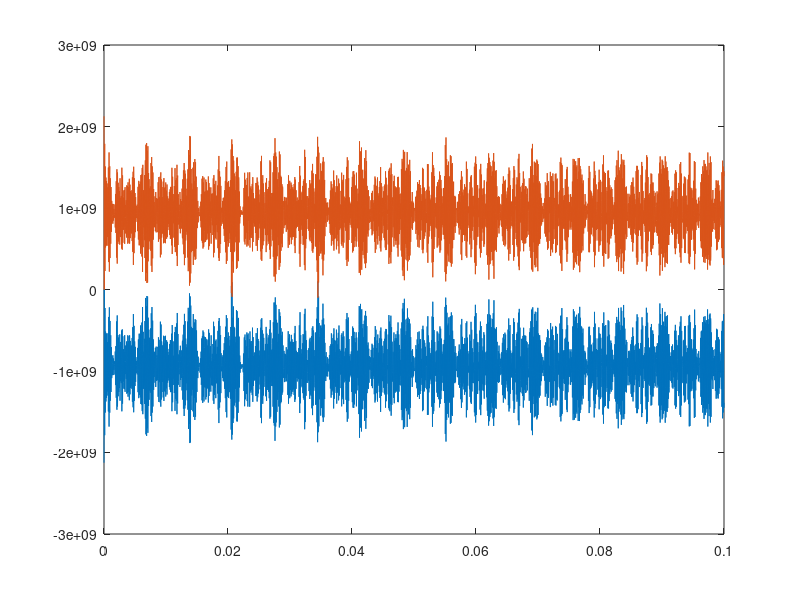
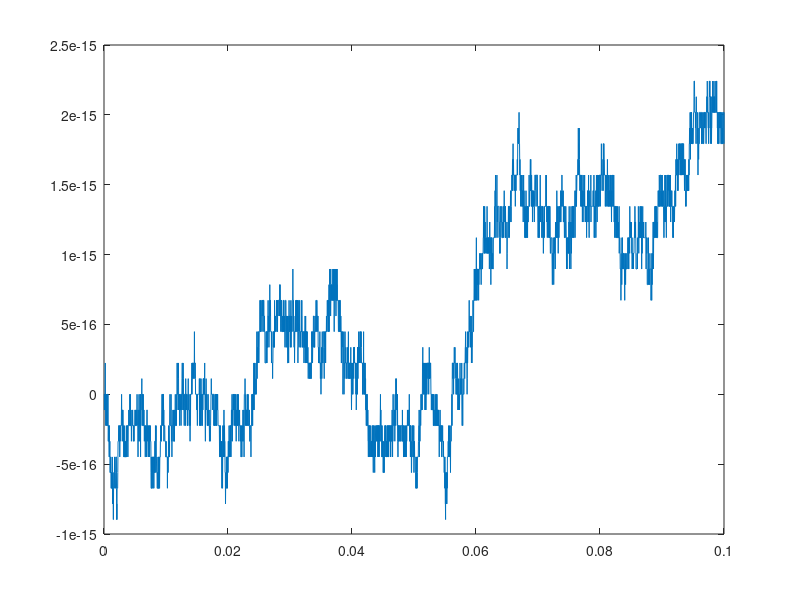

MATLAB code for these plots, in order:
clear all
close all
clc 
%%
%--- physical and elastic parameters
load("modestest.mat");


%--- derived parameters (don't change here)
D       = E * Lz^3 / 12 / (1-nu^2) ;
k       = 1/44100 ;% Timestep
T       = 0.1;
Ts      = floor(T/k) ;% Number of time grid points
t       =linspace(0,T,Ts);
x       =linspace(0,Lx,Nx+1);
y       =linspace(0,Ly,Ny+1);
%--- mode reconstruction

%colormap('parula') ;
for m = 1 : Nmodes
    mdShapes(:,:,m) = reshape(V(:,m),[(Ny+1),(Nx+1)]) ;
   %subplot(4,4,m)
   %mesh(3000*(mdShapes(:,:,m)),(abs(mdShapes(:,:,m))),'FaceColor','texturemap') ;  %axis equal; axis tight ; view(2) ;
end

Id=speye(Nmodes);
Dw2=diag((2*pi*freqs).^2);
Ddiag=2*Id-k^2*sparse(Dw2);

qm=zeros(Nmodes,1);
q0=zeros(Nmodes,1);
En=zeros(1,Ts);
V0=zeros(1,Ts);
Q=zeros(Ts,Nmodes);
W=zeros(Ny+1,Nx+1,Ts);
qm=sort(1*rand(Nmodes,1));
q0=qm;
w=zeros(Ny+1,Nx+1);

%psim1=u0*omeg0;
%Hsav(n-1)=(1/2)*((u0-um1)/k)^2+(1/2)*(psim1)^2;
%Hsav(n-1)=(1/(2*k^2))*(sum((u0(:)-um(:)).^2))+(1/2)*(psim1)^2;

%V0=(c^2/h^2)*(uh(1)^2+uh(np)^2+sum((uh(1:np-1)-uh(2:np)).^2))/2;

for n = 1 : Ts

    En(n)=0.5*sum(((q0-qm)/k).^2);
    V0(n)=0.5*sum(Dw2*q0.*qm);
    qs=Ddiag*q0-qm;
    
    qm=q0;
    q0=qs;
    
    Q(n,:)=q0;
    %w=
    for m = 1 : Nmodes
        w=w+q0(m)*mdShapes(:,:,m);
    end
    W(:,:,n)=w;
    

    
end













%%
figure
plot(t,En-En(3))
hold on
plot(t,V0-V0(3))
figure
E=En+V0;
plot(t,(E-E(3))/E(3))
%%
% Fs=44100;
% solo=squeeze(W(floor(Nx/3),floor(Ny/4),:));
% fftest=fft(solo);
% P2 = (fftest/Ts);
% P1 = P2(1:Ts/2+1);
% P1(2:end-1) = 2*P1(2:end-1);
% f = Fs*(0:(Ts/2))/Ts;
% fftsig=P1;
% 
% figure
% plot(f,P1)
% hold on
% xline(freqs)
% xlim([0 freqs(end)])

%%
% mmoutu=max(max(max(W(:,:,:))));
% figure
% 
% gif('modeplate.gif') 
% for n=2:length(t)-1
% surf(x,y,W(:,:,n),"LineWidth",3)
% shading interp
% zlim([-mmoutu mmoutu])
% drawnow
% gif
% pause(0.001)
% 
% end

